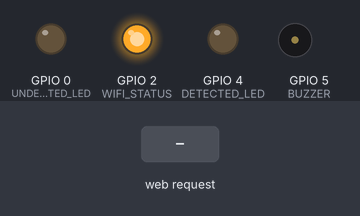
A sketch run on a simulated ESP32. Parts: output pins drawn as LEDs (lit = HIGH), buzzer (waves = sounding, pin HIGH). The inputs (shaded band) are chosen by the test bench. WiFi joins after 1.5 s; servers stay silent unless stated; what the sketch prints to the serial monitor is not drawn.

Above: at 3.3 s.
3.4 s: HTTP request GET /DETECT received
At 4.8 s:
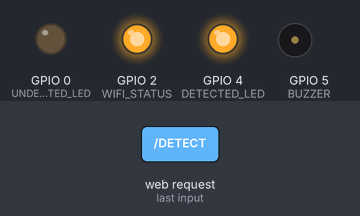
5.9 s: HTTP request GET /UNDETECTED received
At 7.1 s:
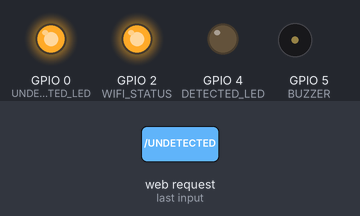
7.4 s: HTTP request GET /detect received
At 8.2 s:
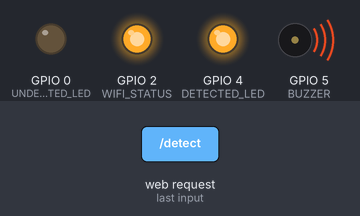
9.9 s: HTTP request GET /undetected received
At 10.2 s:
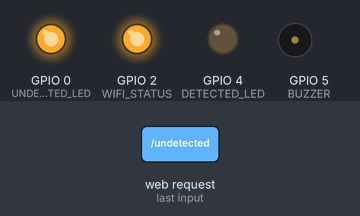
Timing chart, 0 to 12.4 s (numbered marks = the images above; inputs shaded):
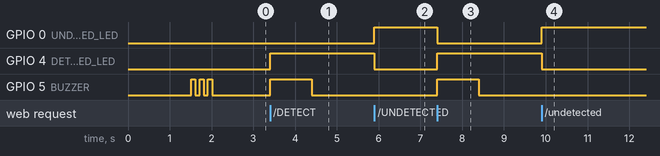

The sketch:

AFIB_Detection.ino
```cpp
#include <WiFi.h>
#include <WebServer.h>

#define WIFI_STATUS 2    // Built-in LED
#define UNDETECTED_LED 0  // Green LED
#define DETECTED_LED 4   // RED or Yellow LED
#define BUZZER 5  // Buzzer

const char* ssid = "DESKTOP-796GSE4 0780";
const char* password = "tU8641^1";

WebServer server(80);

// DETECTED: turn ON LED, relay, buzzer
unsigned long buzzerStart = 0;
bool buzzerOn = false;

void handleDetected() {
  digitalWrite(DETECTED_LED, HIGH);
  digitalWrite(UNDETECTED_LED, LOW);
  digitalWrite(BUZZER, HIGH);
  buzzerStart = millis();
  buzzerOn = true;
  server.send(200, "text/plain", "DETECTED - Devices ON");
}

// UNDETECTED: turn OFF all devices
void handleUndetected() {
  digitalWrite(UNDETECTED_LED, HIGH);
  digitalWrite(DETECTED_LED, LOW);
  server.send(200, "text/plain", "UNDETECTED - Devices OFF");
}

void setup() {
  Serial.begin(115200);

  pinMode(WIFI_STATUS, OUTPUT);
  pinMode(UNDETECTED_LED, OUTPUT);
  pinMode(DETECTED_LED, OUTPUT);
  pinMode(BUZZER, OUTPUT);

  digitalWrite(WIFI_STATUS, LOW);
  digitalWrite(DETECTED_LED, LOW);
  digitalWrite(UNDETECTED_LED, LOW);
  digitalWrite(BUZZER, LOW);

  WiFi.begin(ssid, password);
  Serial.print("Connecting to WiFi");
  while (WiFi.status() != WL_CONNECTED) {
    delay(500); Serial.print(".");
  }
  digitalWrite(WIFI_STATUS, HIGH);
  delay(10);

  // Buzzer short beep after Wi-Fi connected
  for (int i = 0; i < 3; i++) {
    digitalWrite(BUZZER, HIGH);
    delay(100);
    digitalWrite(BUZZER, LOW);
    delay(100);
  }

  Serial.println("\nConnected to WiFi");
  Serial.print("IP address: ");
  Serial.println(WiFi.localIP());

  server.on("/DETECT", handleDetected);
  server.on("/detect", handleDetected);
  server.on("/UNDETECTED", handleUndetected);
  server.on("/undetected", handleUndetected);

  server.begin();
  Serial.println("HTTP server started");
}

void loop() {
  server.handleClient();

  if (buzzerOn && (millis() - buzzerStart > 1000)) {
    digitalWrite(BUZZER, LOW);
    buzzerOn = false;
  }
}
```

Measured:
- after the input at 3.4 s, GPIO 4 (DETECTED_LED): LOW → HIGH at once; GPIO 5 (BUZZER): LOW → HIGH at once, → LOW 1.0 s later
- after the input at 5.9 s, GPIO 0 (UNDETECTED_LED): LOW → HIGH at once; GPIO 4 (DETECTED_LED): HIGH → LOW at once
- after the input at 7.4 s, GPIO 0 (UNDETECTED_LED): HIGH → LOW at once; GPIO 4 (DETECTED_LED): LOW → HIGH at once; GPIO 5 (BUZZER): LOW → HIGH at once, → LOW 1.0 s later
- after the input at 9.9 s, GPIO 0 (UNDETECTED_LED): LOW → HIGH at once; GPIO 4 (DETECTED_LED): HIGH → LOW at once
